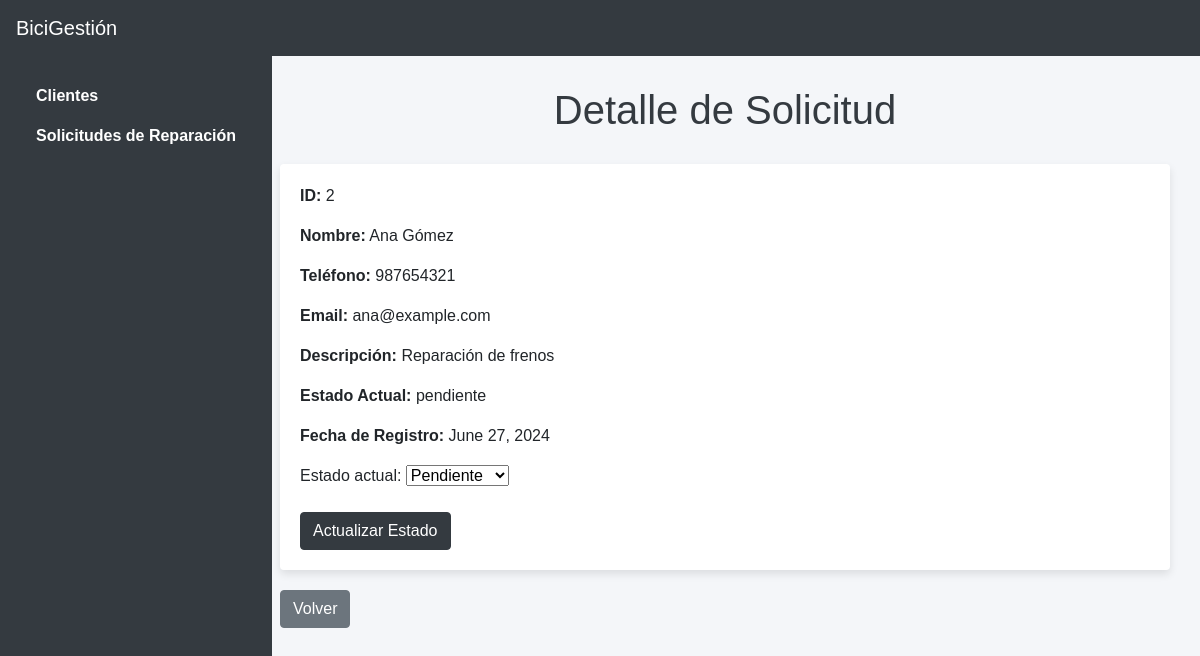
The app's page /solicitud/2/, older data.
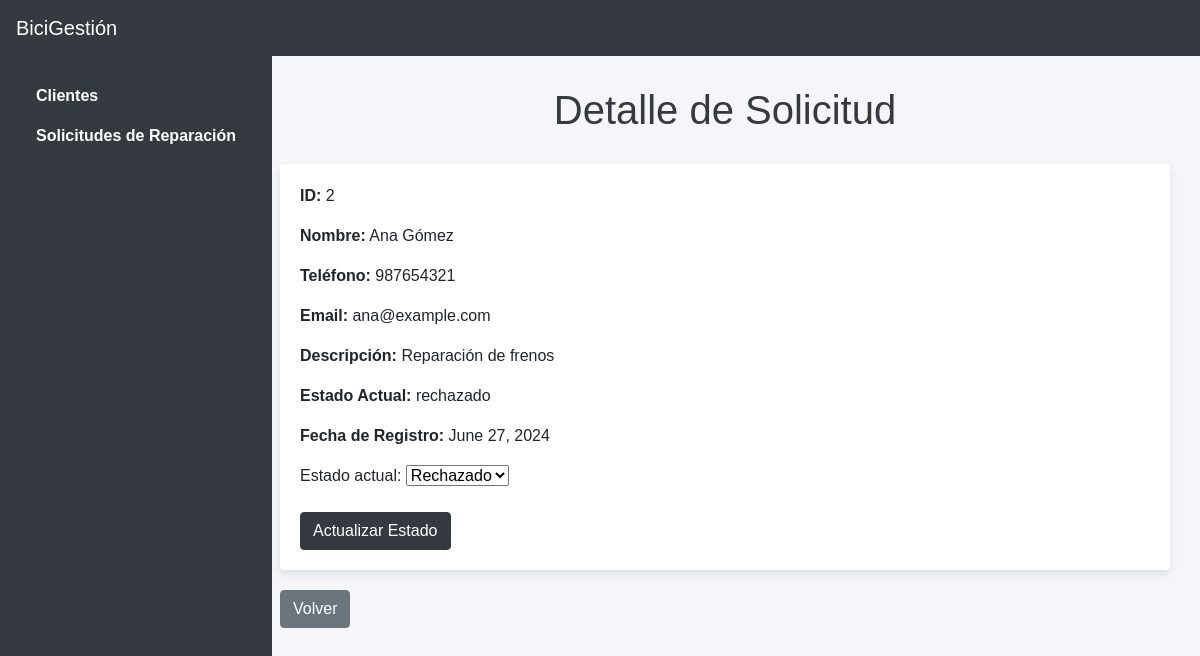
The same page, newer data.
### mainapp/models.py (models this page shows, shortened)
class Solicitud(models.Model):
    ESTADO_CHOICES = [
        ('pendiente', 'Pendiente'),
        ('resuelto', 'Resuelto'),
        ('rechazado', 'Rechazado'),
    ]
    cliente = models.ForeignKey(Cliente, on_delete=models.CASCADE)
    descripcion = models.TextField()
    estado_actual = models.CharField(max_length=10, choices=ESTADO_CHOICES)
    fecha_registro = models.DateField(auto_now_add=True)

class Cliente(models.Model):
    nombre = models.CharField(max_length=100)
    telefono = models.CharField(max_length=20)
    email = models.EmailField()

### mainapp/views.py (the view)
# urls.py: path('solicitud/<int:solicitud_id>/', views.detalle_solicitud, name='detalle_solicitud'),
def detalle_solicitud(request, solicitud_id):
    solicitud = get_object_or_404(Solicitud, id=solicitud_id)
    if request.method == 'POST':
        form = ConfirmarSolicitudForm(request.POST, instance=solicitud)
        if form.is_valid():
            solicitud = form.save()
            if solicitud.estado_actual == 'resuelto':
                asunto = 'Confirmación de reparación'
                mensaje = f'Hola {solicitud.cliente.nombre},\n\nTu bicicleta puede ser reparada. Nos pondremos en contacto contigo pronto.'
            else:
                asunto = 'Rechazo de reparación'
                mensaje = f'Hola {solicitud.cliente.nombre},\n\nLamentamos informarte que tu bicicleta no puede ser reparada.'
            send_mail(asunto, mensaje, settings.EMAIL_HOST_USER, [solicitud.cliente.email], fail_silently=False)
            return redirect('solicitudes')
    else:
        form = ConfirmarSolicitudForm(instance=solicitud)
    return render(request, 'mainapp/detalle_solicitud.html', {'solicitud': solicitud, 'form': form})

### mainapp/forms.py
class ConfirmarSolicitudForm(forms.ModelForm):
    class Meta:
        model = Solicitud
        fields = ['estado_actual']

### mainapp/templates/mainapp/detalle_solicitud.html (shortened to what this page needs)
<!DOCTYPE html>
<html>
<head>
    <link href="https://stackpath.bootstrapcdn.com/bootstrap/4.5.2/css/bootstrap.min.css" rel="stylesheet">
</head>
<body>
    <nav class="navbar navbar-expand-lg">
        <a class="navbar-brand" href="#">BiciGestión</a>
    </nav>
    <div class="sidebar">
        <nav class="nav flex-column">
            <a class="nav-link" href="{% url 'clientes' %}">Clientes</a>
            <a class="nav-link" href="{% url 'solicitudes' %}">Solicitudes de Reparación</a>
        </nav>
    </div>
    <div class="content">
        <h1>Detalle de Solicitud</h1>
        <div class="card">
            <p><strong>ID:</strong> {{ solicitud.id }}</p>
            <p><strong>Nombre:</strong> {{ solicitud.cliente.nombre }}</p>
            <p><strong>Teléfono:</strong> {{ solicitud.cliente.telefono }}</p>
            <p><strong>Email:</strong> {{ solicitud.cliente.email }}</p>
            <p><strong>Descripción:</strong> {{ solicitud.descripcion }}</p>
            <p><strong>Estado Actual:</strong> {{ solicitud.estado_actual }}</p>
            <p><strong>Fecha de Registro:</strong> {{ solicitud.fecha_registro }}</p>
            <form method="post">
                {{ form.as_p }}
                <button type="submit" class="btn btn-primary">Actualizar Estado</button>
            </form>
        </div>
        <a class="btn btn-secondary" href="{% url 'solicitudes' %}">Volver</a>
    </div>
</body>
</html>

Row changes from the older to the newer data that the page shows:
changed Solicitud "Reparación de frenos": estado_actual "pendiente" → "rechazado"; estado_actual "Pendiente" → "Rechazado"
